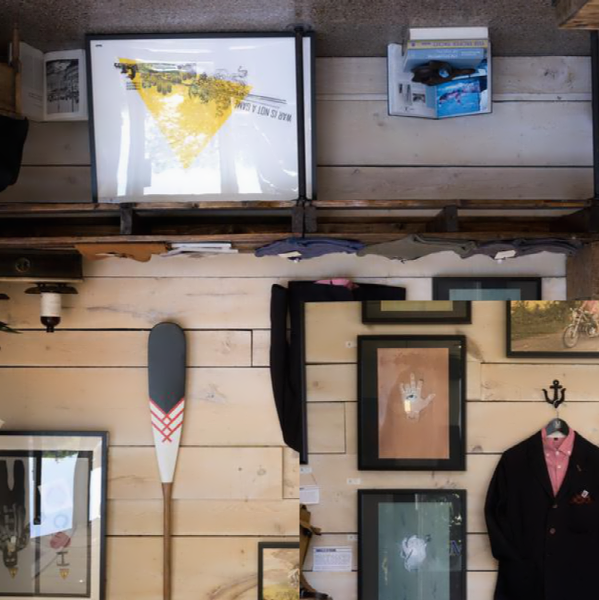
#> input picture pil_image.png, 599 x 600 px
$ python image_mosicing.py
#> lines starting #> are read from the running program, lines starting #| are printed output that depends on the picture
import cv2

if __name__ == "__main__":
    images = ['./pil_image.png', './pil_pasted.png', './region.png']

    one = cv2.imread(images[0])
#> one is the input picture: shape (600, 599, 3); mean B, G, R 105.9, 113.1, 124.6
    two = cv2.imread(images[1])
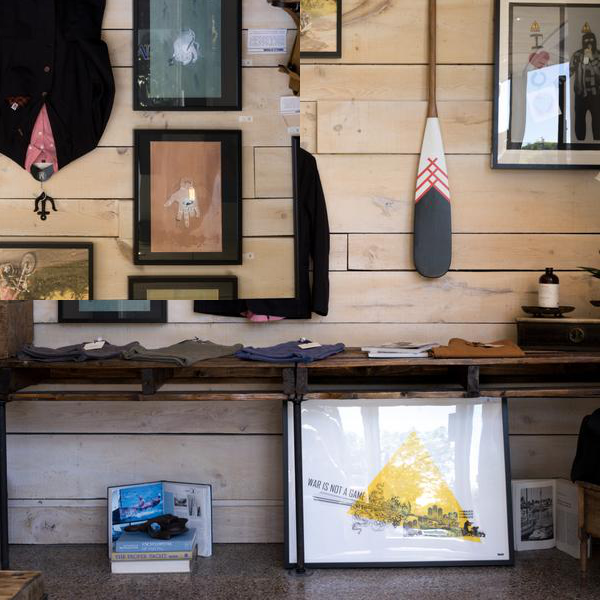
#> input picture pil_pasted.png, 600 x 600 px
#> two is the input picture: shape (600, 600, 3); mean B, G, R 107, 114.4, 125.9
    three = cv2.imread(images[2])
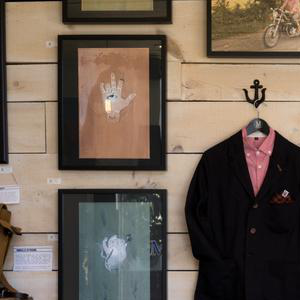
#> input picture region.png, 300 x 300 px
#> three is the input picture: shape (300, 300, 3); mean B, G, R 84.8, 96.9, 111

#> (the run stopped early here; a loop or call above may not have finished)
